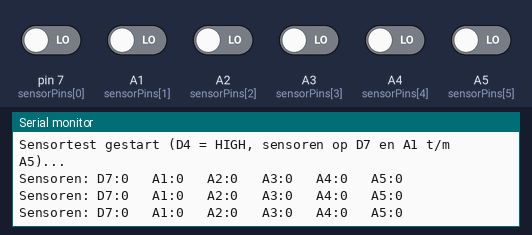
A sketch run on a simulated Arduino Uno, built with avr-gcc and run on an emulated ATmega328P. On the bench: the last lines printed to the serial monitor. The inputs (shaded band) are chosen by the test bench; at power-on: A1 (sensorPins[1]), A2 (sensorPins[2]), A3 (sensorPins[3]), A4 (sensorPins[4]), A5 (sensorPins[5]), pin 7 (sensorPins[0]) LOW.

Above: at 10.8 s.
10.9 s: pin 7 (sensorPins[0]) driven HIGH
At 15.8 s:
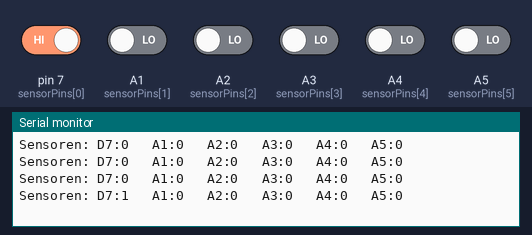
16.9 s: A1 (sensorPins[1]) driven HIGH
At 20.9 s:
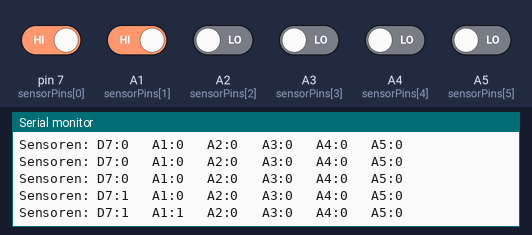
22.9 s: A2 (sensorPins[2]) driven HIGH
At 25.9 s:
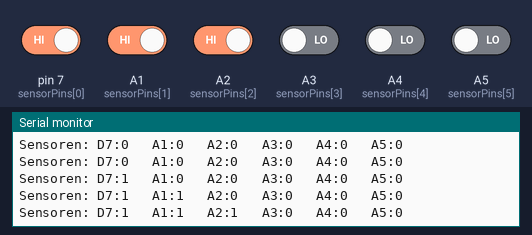
28.9 s: A3 (sensorPins[3]) driven HIGH
At 30.9 s:
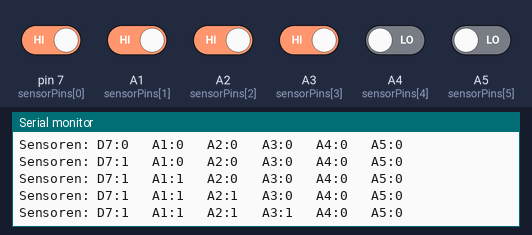
34.9 s: A4 (sensorPins[4]) driven HIGH
At 36.0 s:
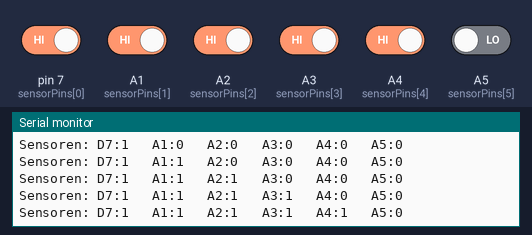
40.9 s: A5 (sensorPins[5]) driven HIGH
At 46.0 s:
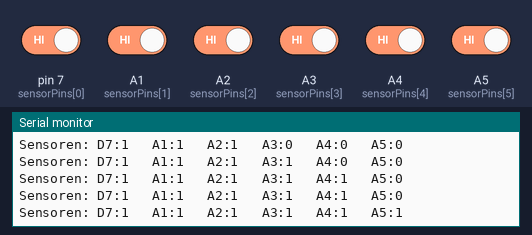

Measured:
- after the input at 10.9 s, the serial monitor: prints a new line after 4.2 s (image 1)
- after the input at 16.9 s, the serial monitor: prints a new line after 3.2 s (image 2)
- after the input at 22.9 s, the serial monitor: prints a new line after 2.2 s (image 3)
- after the input at 28.9 s, the serial monitor: prints a new line after 1.2 s (image 4)
- after the input at 34.9 s, the serial monitor: prints a new line after 0.16 s (image 5)
- after the input at 40.9 s, the serial monitor: prints a new line after 4.2 s (image 6)

The sketch:

Sensor_Program.ino
```cpp
const int powerPin = 8;


const int sensorPins[] = {7, A1, A2, A3, A4, A5};
const String pinNames[] = {"D7", "A1", "A2", "A3", "A4", "A5"};
const int numSensors = 6;

void setup() {

  Serial.begin(9600);

  pinMode(powerPin, OUTPUT);
  digitalWrite(powerPin, HIGH);


  for (int i = 0; i < numSensors; i++) {
    pinMode(sensorPins[i], INPUT);
  }

  Serial.println("Sensortest gestart (D4 = HIGH, sensoren op D7 en A1 t/m A5)...");
}

void loop() {
  Serial.print("Sensoren: ");


  for (int i = 0; i < numSensors; i++) {
    int waarde = digitalRead(sensorPins[i]);

    Serial.print(pinNames[i]);
    Serial.print(":");
    Serial.print(waarde);
    Serial.print("   ");
  }

  Serial.println();


  delay(5000);
}
```
